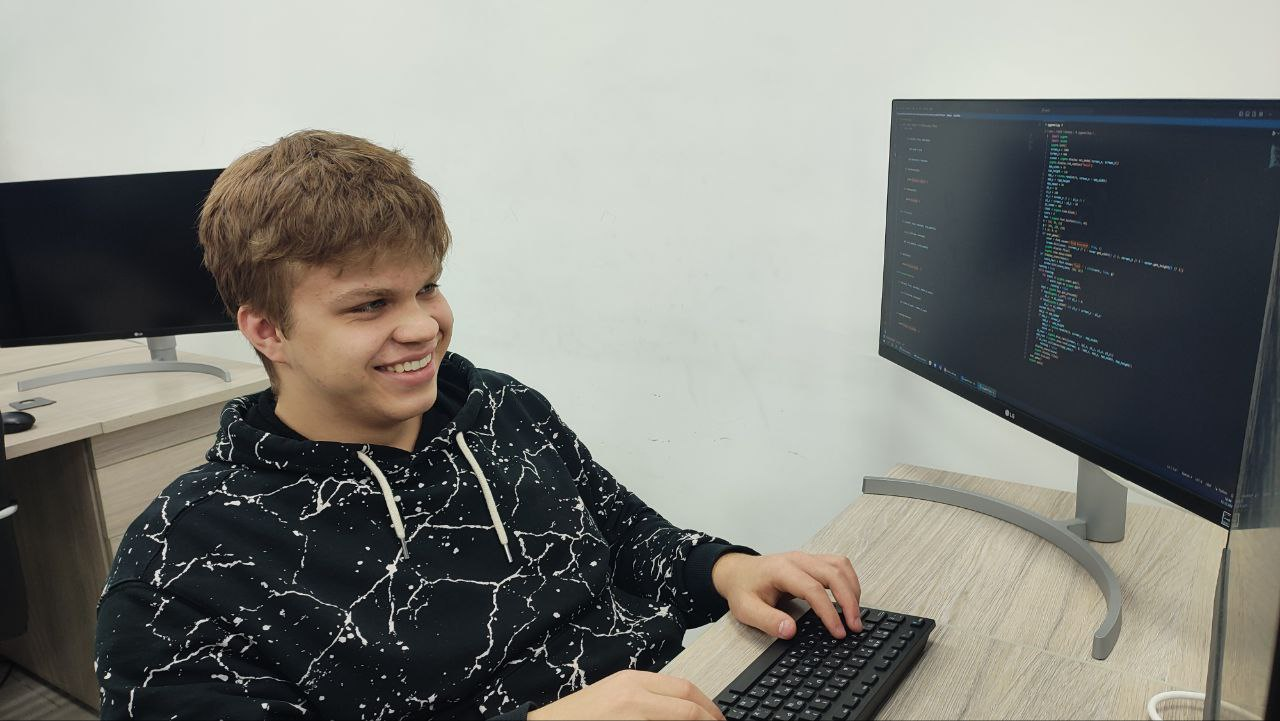
#> input picture src/lab19/1.jpg, 1280 x 721 px
$ python lab19_ex3.py
#> lines starting #> are read from the running program, lines starting #| are printed output that depends on the picture
from PIL import Image

# Открытие изображения
image = Image.open("1.jpg")
#> image is the input picture: PIL image 1280x721 RGB; mean R, G, B 127.5, 128.1, 122.6

# Получение размеров изображения
width, height = image.size
#> width = 1280; height = 721

# Создание нового изображения
new_image = Image.new("RGB", (width, height))
#> new_image: PIL image 1280x721 RGB; every value is 0

# Обработка каждого пикселя
for y in range(height):
    for x in range(width):
        # Получение цвета пикселя
        pixel = image.getpixel((x, y))
        red, green, blue = pixel

        # Нахождение минимального и максимального значения компонент
        min_value = min(red, green, blue)
        max_value = max(red, green, blue)

        # Применение преобразований
        new_red = min_value
        new_green = green
        new_blue = max_value

        # Запись цвета пикселя в новое изображение
        new_image.putpixel((x, height - y - 1), (new_red, new_green, new_blue))
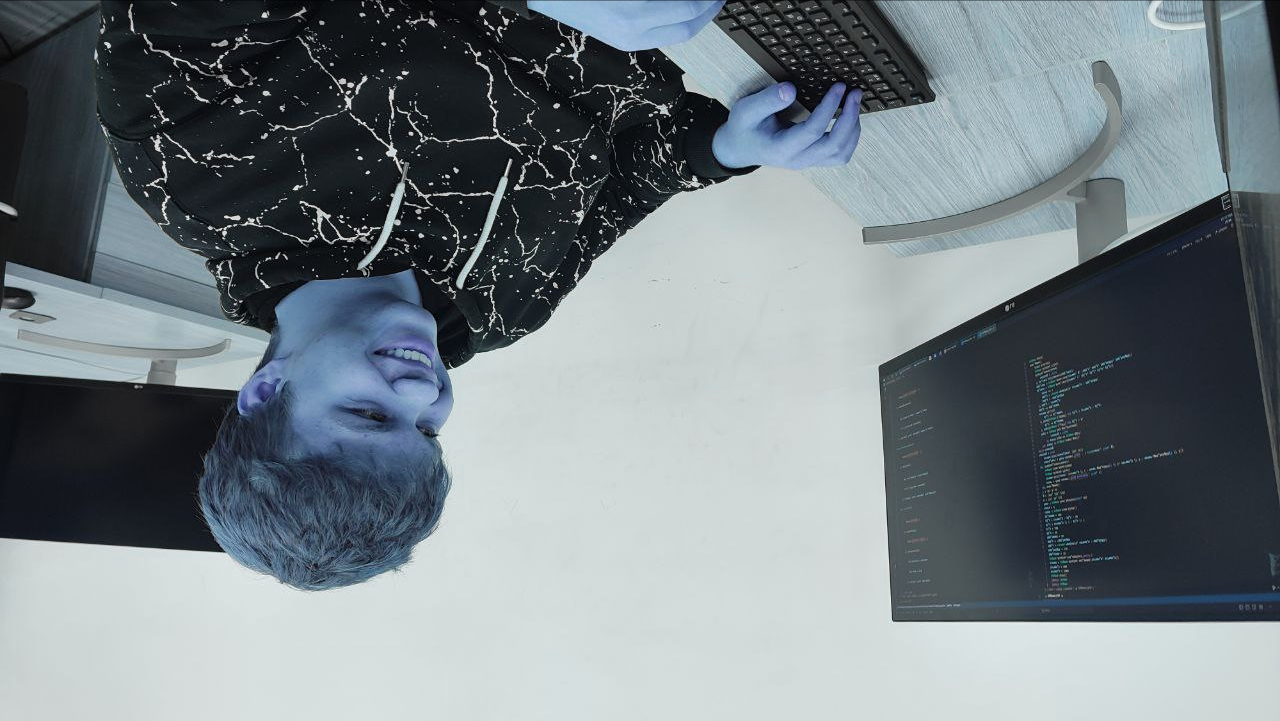
#> new_image: PIL image 1280x721 RGB; mean R, G, B 118.6, 128.1, 133.5

# Сохранение преобразованного изображения
new_image.save("3.jpg")

# Показ преобразованного изображения
new_image.show()
